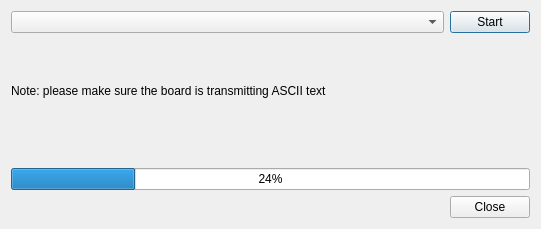
<?xml version="1.0" encoding="UTF-8"?>
<ui version="4.0">
 <class>AutoBaudDetection</class>
 <widget class="QDialog" name="AutoBaudDetection">
  <property name="geometry">
   <rect>
    <x>0</x>
    <y>0</y>
    <width>541</width>
    <height>229</height>
   </rect>
  </property>
  <property name="windowTitle">
   <string>Auto baud rate detection</string>
  </property>
  <layout class="QVBoxLayout" name="verticalLayout">
   <item>
    <layout class="QHBoxLayout" name="horizontalLayout" stretch="1,0">
     <item>
      <widget class="QComboBox" name="portsComboBox"/>
     </item>
     <item>
      <widget class="QPushButton" name="pushButton">
       <property name="text">
        <string>Start</string>
       </property>
      </widget>
     </item>
    </layout>
   </item>
   <item>
    <widget class="QLabel" name="msgLabel">
     <property name="text">
      <string>Note: please make sure the board is transmitting ASCII text</string>
     </property>
     <property name="wordWrap">
      <bool>true</bool>
     </property>
    </widget>
   </item>
   <item>
    <layout class="QHBoxLayout" name="horizontalLayout_2" stretch="0,1">
     <item>
      <widget class="QLabel" name="statusIconLabel">
       <property name="sizePolicy">
        <sizepolicy hsizetype="Maximum" vsizetype="Maximum">
         <horstretch>0</horstretch>
         <verstretch>0</verstretch>
        </sizepolicy>
       </property>
       <property name="text">
        <string/>
       </property>
      </widget>
     </item>
     <item>
      <widget class="QLabel" name="statusTextLabel">
       <property name="sizePolicy">
        <sizepolicy hsizetype="Expanding" vsizetype="Maximum">
         <horstretch>0</horstretch>
         <verstretch>0</verstretch>
        </sizepolicy>
       </property>
       <property name="text">
        <string/>
       </property>
      </widget>
     </item>
    </layout>
   </item>
   <item>
    <widget class="QProgressBar" name="progressBar">
     <property name="value">
      <number>24</number>
     </property>
    </widget>
   </item>
   <item>
    <widget class="QDialogButtonBox" name="buttonBox">
     <property name="orientation">
      <enum>Qt::Orientation::Horizontal</enum>
     </property>
     <property name="standardButtons">
      <set>QDialogButtonBox::StandardButton::Close</set>
     </property>
    </widget>
   </item>
  </layout>
 </widget>
 <resources/>
 <connections>
  <connection>
   <sender>buttonBox</sender>
   <signal>accepted()</signal>
   <receiver>AutoBaudDetection</receiver>
   <slot>accept()</slot>
   <hints>
    <hint type="sourcelabel">
     <x>248</x>
     <y>254</y>
    </hint>
    <hint type="destinationlabel">
     <x>157</x>
     <y>274</y>
    </hint>
   </hints>
  </connection>
  <connection>
   <sender>buttonBox</sender>
   <signal>rejected()</signal>
   <receiver>AutoBaudDetection</receiver>
   <slot>reject()</slot>
   <hints>
    <hint type="sourcelabel">
     <x>316</x>
     <y>260</y>
    </hint>
    <hint type="destinationlabel">
     <x>286</x>
     <y>274</y>
    </hint>
   </hints>
  </connection>
 </connections>
</ui>
